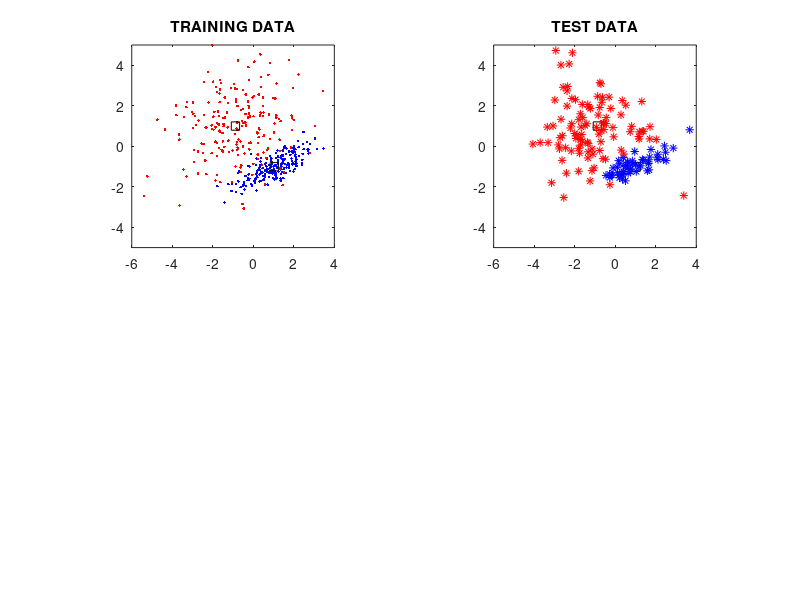

MATLAB code for this plot: (Note: this script raises an error after producing the figure.)
% Example Matlab script as provided with textbook:
%
%  Fundamentals of Digital Image Processing: A Practical Approach with Examples in Matlab
%  Chris J. Solomon and Toby P. Breckon, Wiley-Blackwell, 2010
%  ISBN: 0470844736, DOI:10.1002/9780470689776, http://www.fundipbook.com
%
clear; NOPTS=200;                                       %generate TRAINING DATA....
mu1 = [1 -1]; cov1 = [.9 .4; .4 .3];                    %Define mean and covariance
d1 = mvnrnd(mu1, cov1, NOPTS);                          %Training data for class 1
subplot(2,2,1), plot(d1(:,1),d1(:,2),'b.'); hold on;    %Plot class 1 training data
proto1=mean(d1); plot(proto1(1),proto1(2),'ks');        %Calculate and plot prototype 1

mu2 = [-1 1]; cov2 = [2 0; 0 2];                        %Define mean and covariance
d2 = mvnrnd(mu2, cov2, NOPTS);                          %Training data for class 2
plot(d2(:,1),d2(:,2),'r.');                             %Plot class 2 training data
proto2=mean(d2); plot(proto2(1),proto2(2),'ks');        %Calculate and plot prototype 2
axis([-6 4 -5 5]); axis square;
title('TRAINING DATA')
group=[ones(NOPTS,1); 2.*ones(NOPTS,1)];                %vector to specify actual classes of training points

%for i=1:NOPTS
%    if norm(d2(i,:)-proto2,2) > norm(d2(i,:)-proto1,2)  %Find misclassified points
%       plot(d2(i,1),d2(i,2),'go');                      %Plot on top in green circles
%    end
%end

%%%%%%%%%%%%%%%%%
%CLASS = CLASSIFY(SAMPLE,TRAINING,GROUP,TYPE)
                                            %generate TEST DATA

N1=50; N2=100;                                          %Number of test points from classes
testgroup=[ones(N1,1); 2.*ones(N2,1)];                  %vector to specify actual class of test points
sample=[mvnrnd(mu1, cov1, N1); mvnrnd(mu2, cov2, N2)];  %generate test data points         

subplot(2,2,2),
plot(proto1(1),proto1(2),'ks'); 
axis([-6 4 -5 5]); axis square; hold on;
plot(proto2(1),proto2(2),'ks');
plot(sample(1:N1,1),sample(1:N1,2),'b*');
plot(sample(N1+1:N1+N2,1),sample(N1+1:N1+N2,2),'r*');
title('TEST DATA');

[class,err]=classify(sample,[d1;d2],group,'DiagLinear',[0.9 0.1]);%Classify using diagonal covariance estimate
subplot(2,2,3),
plot(proto1(1),proto1(2),'ks'); 
axis([-6 4 -5 5]); axis square; hold on;
plot(proto2(1),proto2(2),'ks');
plot(sample(1:N1,1),sample(1:N1,2),'b*');
plot(sample(N1+1:N1+N2,1),sample(N1+1:N1+N2,2),'r*');

for i=1:size(class,1)
    if class(i)~=testgroup(i)
        plot(sample(i,1),sample(i,2),'go');
    end
end

[class,err]=classify(sample,[d1;d2],group,'DiagLinear',[N1./(N1+N2) N2./(N1+N2)]);%Classify using diagonal covariance estimate
subplot(2,2,4),
plot(proto1(1),proto1(2),'ks'); 
axis([-6 4 -5 5]); axis square; hold on;
plot(proto2(1),proto2(2),'ks');
plot(sample(1:N1,1),sample(1:N1,2),'b*');
plot(sample(N1+1:N1+N2,1),sample(N1+1:N1+N2,2),'r*');

for i=1:size(class,1)
    if class(i)~=testgroup(i)
        plot(sample(i,1),sample(i,2),'go');
    end
end